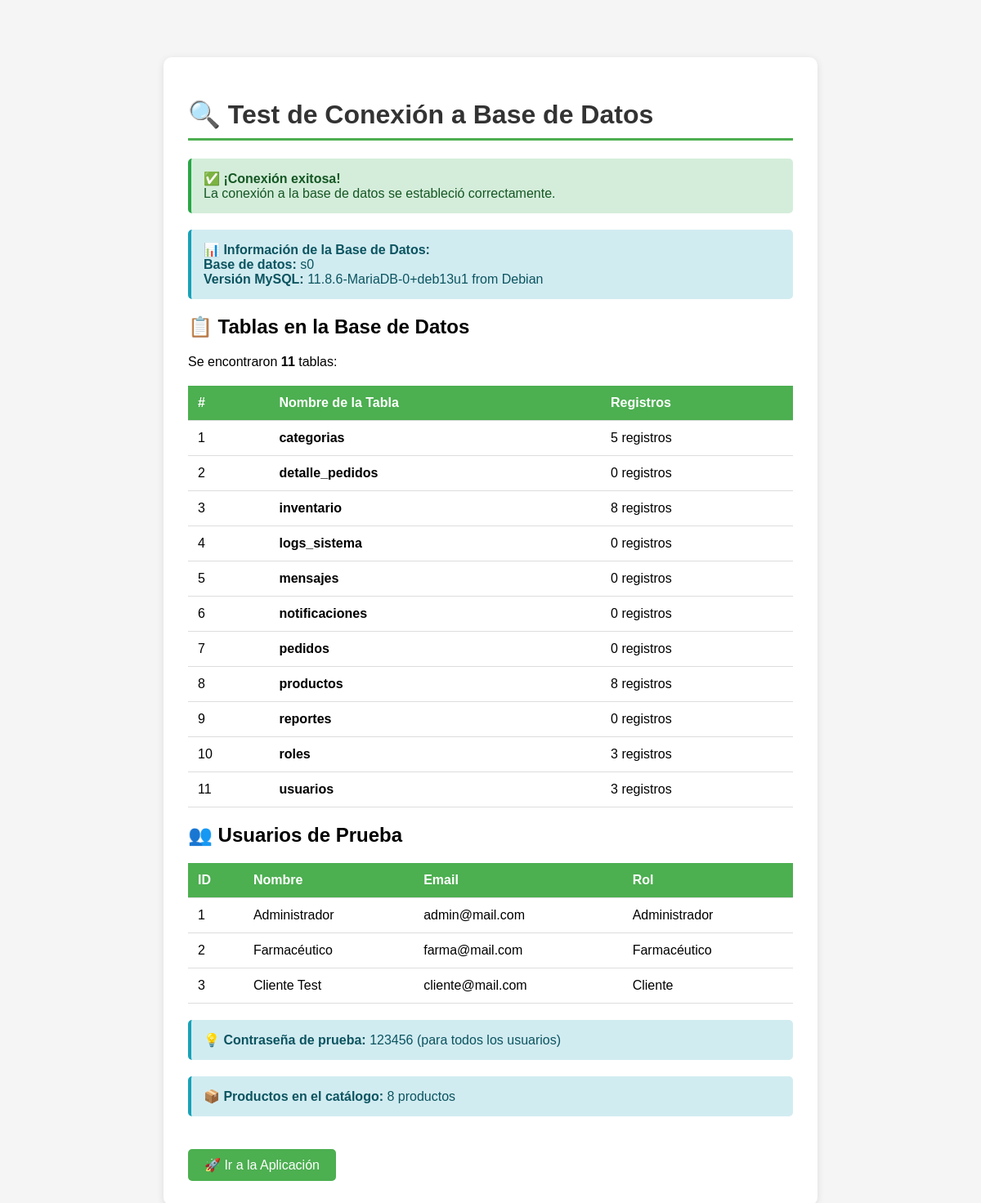
The app's page /public/test_connection.php with its own data.
### tables this page shows
CREATE TABLE IF NOT EXISTS `usuarios` (
  `id` int(11) NOT NULL AUTO_INCREMENT,
  `nombre` varchar(100) NOT NULL,
  `email` varchar(100) NOT NULL,
  `password` varchar(255) NOT NULL,
  `telefono` varchar(20) DEFAULT NULL,
  `direccion` text DEFAULT NULL,
  `rol_id` int(11) NOT NULL DEFAULT 3,
  `activo` tinyint(1) NOT NULL DEFAULT 1,
  `created_at` timestamp NOT NULL DEFAULT CURRENT_TIMESTAMP,
  `updated_at` timestamp NOT NULL DEFAULT CURRENT_TIMESTAMP ON UPDATE CURRENT_TIMESTAMP,
  PRIMARY KEY (`id`),
  UNIQUE KEY `email` (`email`),
  KEY `rol_id` (`rol_id`),
  CONSTRAINT `usuarios_ibfk_1` FOREIGN KEY (`rol_id`) REFERENCES `roles` (`id`) ON DELETE CASCADE
);

CREATE TABLE IF NOT EXISTS `roles` (
  `id` int(11) NOT NULL AUTO_INCREMENT,
  `nombre` varchar(50) NOT NULL,
  `descripcion` text,
  `created_at` timestamp NOT NULL DEFAULT CURRENT_TIMESTAMP,
  PRIMARY KEY (`id`),
  UNIQUE KEY `nombre` (`nombre`)
);

### public/test_connection.php (the view, shortened to what this page needs)
<?php
echo "<!DOCTYPE html>
<html lang='es'>
<head>
    <meta charset='UTF-8'>
    <meta name='viewport' content='width=device-width, initial-scale=1.0'>
    <title>Test de Conexión - FarmApp</title>
    <style>
        body {
            font-family: Arial, sans-serif;
            max-width: 800px;
            margin: 50px auto;
            padding: 20px;
            background: #f5f5f5;
        }
        .container {
            background: white;
            padding: 30px;
            border-radius: 10px;
            box-shadow: 0 2px 10px rgba(0,0,0,0.1);
        }
        h1 {
            color: #333;
            border-bottom: 3px solid #4CAF50;
            padding-bottom: 10px;
        }
        .success {
            background: #d4edda;
            color: #155724;
            padding: 15px;
            border-radius: 5px;
            border-left: 4px solid #28a745;
            margin: 20px 0;
        }
        .error {
            background: #f8d7da;
            color: #721c24;
            padding: 15px;
            border-radius: 5px;
            border-left: 4px solid #dc3545;
            margin: 20px 0;
        }
        .info {
            background: #d1ecf1;
            color: #0c5460;
            padding: 15px;
            border-radius: 5px;
            border-left: 4px solid #17a2b8;
            margin: 20px 0;
        }
        table {
            width: 100%;
            border-collapse: collapse;
            margin: 20px 0;
        }
        th, td {
            padding: 12px;
            text-align: left;
            border-bottom: 1px solid #ddd;
        }
        th {
            background-color: #4CAF50;
            color: white;
        }
        tr:hover {
            background-color: #f5f5f5;
        }
        .btn {
            display: inline-block;
            padding: 10px 20px;
            background: #4CAF50;
            color: white;
            text-decoration: none;
            border-radius: 5px;
            margin-top: 20px;
        }
        .btn:hover {
            background: #45a049;
        }
    </style>
</head>
<body>
    <div class='container'>
        <h1>🔍 Test de Conexión a Base de Datos</h1>";
try {
    $db = Database::getInstance();
    $conn = $db->getConnection();
    echo "<div class='success'>
            <strong>✅ ¡Conexión exitosa!</strong><br>
            La conexión a la base de datos se estableció correctamente.
          </div>";
    $stmt = $conn->query("SELECT DATABASE() as db_name, VERSION() as db_version");
    $dbInfo = $stmt->fetch();
    echo "<div class='info'>
            <strong>📊 Información de la Base de Datos:</strong><br>
            <strong>Base de datos:</strong> {$dbInfo['db_name']}<br>
            <strong>Versión MySQL:</strong> {$dbInfo['db_version']}
          </div>";
    $stmt = $conn->query("SHOW TABLES");
    $tables = $stmt->fetchAll(PDO::FETCH_COLUMN);
    echo "<h2>📋 Tablas en la Base de Datos</h2>";
    echo "<p>Se encontraron <strong>" . count($tables) . "</strong> tablas:</p>";
    echo "<table>";
    echo "<tr><th>#</th><th>Nombre de la Tabla</th><th>Registros</th></tr>";
    foreach ($tables as $index => $table) {
        $stmt = $conn->query("SELECT COUNT(*) as count FROM `$table`");
        $count = $stmt->fetch()['count'];
        echo "<tr>";
        echo "<td>" . ($index + 1) . "</td>";
        echo "<td><strong>$table</strong></td>";
        echo "<td>$count registros</td>";
        echo "</tr>";
    }
    echo "</table>";
    echo "<h2>👥 Usuarios de Prueba</h2>";
    $stmt = $conn->query("
        SELECT u.id, u.nombre, u.email, u.rol_id, r.nombre as rol
        FROM usuarios u
        JOIN roles r ON u.rol_id = r.id
        ORDER BY u.id
    ");
    $usuarios = $stmt->fetchAll();
    if (count($usuarios) > 0) {
        echo "<table>";
        echo "<tr><th>ID</th><th>Nombre</th><th>Email</th><th>Rol</th></tr>";
        foreach ($usuarios as $usuario) {
            echo "<tr>";
            echo "<td>{$usuario['id']}</td>";
            echo "<td>{$usuario['nombre']}</td>";
            echo "<td>{$usuario['email']}</td>";
            echo "<td>{$usuario['rol']}</td>";
            echo "</tr>";
        }
        echo "</table>";
        echo "<div class='info'>
                <strong>💡 Contraseña de prueba:</strong> 123456 (para todos los usuarios)
              </div>";
    }
    $stmt = $conn->query("SELECT COUNT(*) as count FROM productos");
    $productosCount = $stmt->fetch()['count'];
    echo "<div class='info'>
            <strong>📦 Productos en el catálogo:</strong> $productosCount productos
          </div>";
    echo "<a href='" . BASE_URL . "/index.php' class='btn'>🚀 Ir a la Aplicación</a>";
} catch (Exception $e) {
    echo "<div class='error'>
            <strong>❌ Error de Conexión</strong><br>
            " . htmlspecialchars($e->getMessage()) . "
          </div>";
    echo "<div class='info'>
            <strong>🔧 Pasos para solucionar:</strong><br>
            1. Verifica que MySQL esté corriendo (XAMPP/Laragon)<br>
            2. Verifica que la base de datos 'farmapp' exista<br>
            3. Verifica que hayas importado el archivo database/farmapp.sql<br>
            4. Revisa la configuración en config/database.php<br>
            5. Asegúrate de que \$isProduction = false para localhost
          </div>";
}
echo "    </div>
</body>
</html>";
?>

### public/test_connection.php (style rules this page uses)
body { font-family: Arial, sans-serif; max-width: 800px; margin: 50px auto; padding: 20px; background: #f5f5f5; }
.container { background: white; padding: 30px; border-radius: 10px; box-shadow: 0 2px 10px rgba(0,0,0,0.1); }
h1 { color: #333; border-bottom: 3px solid #4CAF50; padding-bottom: 10px; }
.success { background: #d4edda; color: #155724; padding: 15px; border-radius: 5px; border-left: 4px solid #28a745; margin: 20px 0; }
.info { background: #d1ecf1; color: #0c5460; padding: 15px; border-radius: 5px; border-left: 4px solid #17a2b8; margin: 20px 0; }
table { width: 100%; border-collapse: collapse; margin: 20px 0; }
th, td { padding: 12px; text-align: left; border-bottom: 1px solid #ddd; }
th { background-color: #4CAF50; color: white; }
.btn { display: inline-block; padding: 10px 20px; background: #4CAF50; color: white; text-decoration: none; border-radius: 5px; margin-top: 20px; }

### records on screen
usuarios: id "1", nombre "Administrador", email "admin@mail.com", rol.nombre "Administrador"
usuarios: id "2", nombre "Farmacéutico", email "farma@mail.com", rol.nombre "Farmacéutico"
usuarios: id "3", nombre "Cliente Test", email "cliente@mail.com", rol.nombre "Cliente"

### other values on screen
$dbInfo['db_name'] "s0"
$dbInfo['db_version'] "11.8.6-MariaDB-0+deb13u1 from Debian"
count($tables) "11"
$table "categorias"
$count "5"
$table "detalle_pedidos"
$count "0"
$table "inventario"
$count "8"
$table "logs_sistema"
$table "mensajes"
$table "notificaciones"
$table "pedidos"
$table "productos"
$table "reportes"
